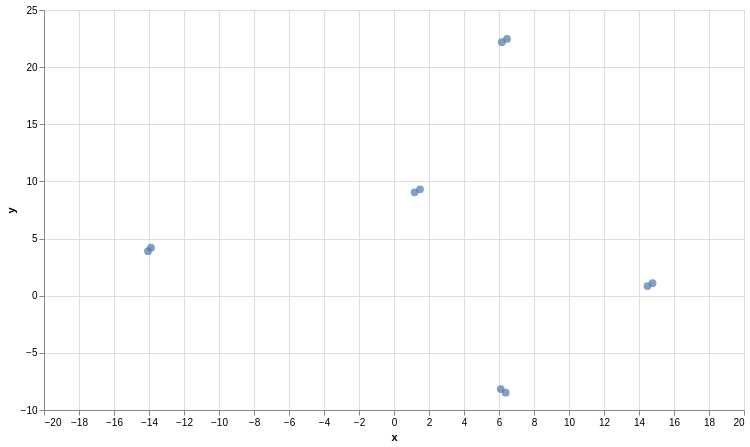

Write notebook code for a chart like this one.
### Code cell
chart.interactive()

### Figure 1 — Vega-Lite specification as saved in the notebook (floating-point values rounded to 4 significant figures)
{"config": {"view": {"continuousWidth": 400, "continuousHeight": 300}}, "data": {"name": "data-6d38984712e183df8451aa6c584e7ded"}, "mark": {"type": "circle", "size": 60}, "encoding": {"tooltip": [{"field": "text", "type": "nominal"}], "x": {"field": "x", "scale": {"zero": false}, "type": "quantitative"}, "y": {"field": "y", "scale": {"zero": false}, "type": "quantitative"}}, "height": 400, "selection": {"selector001": {"type": "interval", "bind": "scales", "encodings": ["x", "y"]}}, "width": 700, "$schema": "https://vega.github.io/schema/vega-lite/v4.17.0.json", "datasets": {"data-6d38984712e183df8451aa6c584e7ded": [{"text": "Where is the world cup?", "x": 1.177, "y": 9.048}, {"text": "The world cup is in Qatar", "x": 1.49, "y": 9.31}, {"text": "What color is the sky?", "x": 6.459, "y": 22.47}, {"text": "The sky is blue", "x": 6.158, "y": 22.18}, {"text": "Where does the bear live?", "x": 14.48, "y": 0.8433}, {"text": "The bear lives in the the woods", "x": 14.77, "y": 1.092}, {"text": "What is an apple?", "x": -13.88, "y": 4.201}, {"text": "An apple is a fruit", "x": -14.06, "y": 3.893}, {"text": "What is Appian Fourth quarter cloud subscription revenue?", "x": 6.104, "y": -8.171}, {"text": "Appian Fourth quarter cloud subscription revenue increased 26% year-over-year to $83.1 million", "x": 6.383, "y": -8.482}]}}
